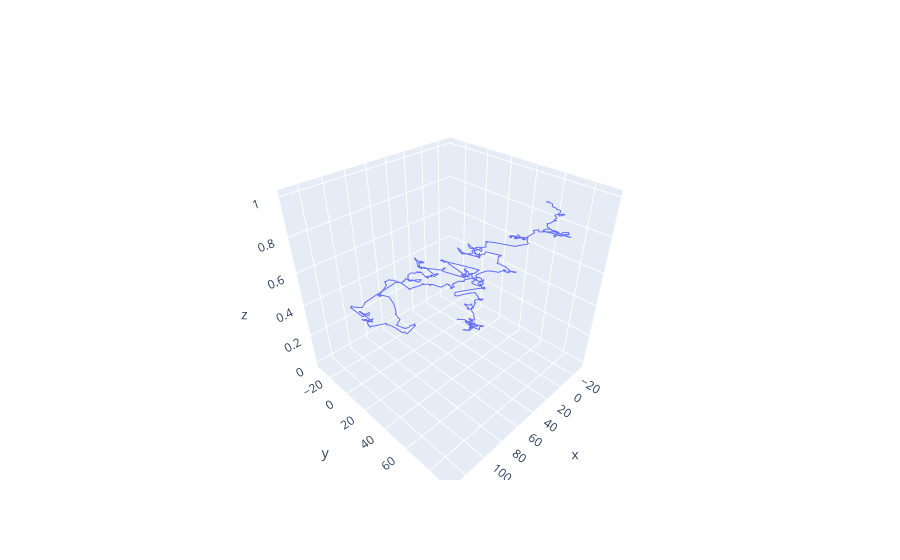

This figure's notebook cell:
### Markdown cell above
# Activity 4: Lévy Flight - Vec2d - 1 Trajectory

### Code cell
def levy_flight(n_steps=1000, alpha=1.5, scale=1.0, c = 0.5):
    pos = Vec2d(0, 0)
    trajectory = [pos.to_tuple()]
    angle = 0  # Ángulo inicial en radianes
    for i in range(n_steps):
        step_size = np.abs(levy_stable.rvs(alpha, 0, scale=scale))  # Tamaño del paso con Lévy
        delta_angle = wrapcauchy.rvs(c, scale=scale)  # Generar un ángulo con distribución de Cauchy
        angle += delta_angle
        step = Vec2d(step_size, 0).rotated(angle)
        pos += step
        trajectory.append(pos.to_tuple())

    print("Primeros 5 puntos de la trayectoria:", trajectory[:5])  # Verifica si hay datos

    x, y = zip(*trajectory)
    z = np.linspace(0, 1, len(x))  # Crear un eje Z para la visualización 3D
    
    print("Cantidad de puntos generados:", len(x))  # Debe ser n_steps + 1

    fig = go.Figure()
    fig.add_trace(go.Scatter3d(x=x, y=y, z=z, mode='lines', name='Lévy Flight'))
    fig.show()

# Llamada de prueba
levy_flight()

### Figure 1 — Plotly figure (JSON) as saved in the notebook; plotly's stock layout.template omitted (floating-point values rounded to 4 significant figures; data arrays with more than 128 entries replaced by an {"elided": "..."} marker saying what was removed)
{"data": [{"mode": "lines", "name": "Lévy Flight", "type": "scatter3d", "x": {"elided": "1001 float values"}, "y": {"elided": "1001 float values"}, "z": {"elided": "1001 float values"}}], "layout": {}}
